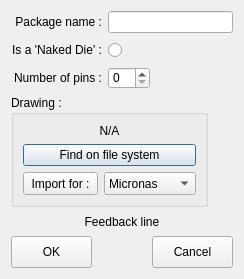
<?xml version="1.0" encoding="UTF-8"?>
<ui version="4.0">
 <class>NewMasksetWizard</class>
 <widget class="QDialog" name="NewMasksetWizard">
  <property name="geometry">
   <rect>
    <x>0</x>
    <y>0</y>
    <width>244</width>
    <height>279</height>
   </rect>
  </property>
  <property name="sizePolicy">
   <sizepolicy hsizetype="Preferred" vsizetype="Fixed">
    <horstretch>0</horstretch>
    <verstretch>0</verstretch>
   </sizepolicy>
  </property>
  <property name="minimumSize">
   <size>
    <width>244</width>
    <height>279</height>
   </size>
  </property>
  <property name="maximumSize">
   <size>
    <width>16777215</width>
    <height>279</height>
   </size>
  </property>
  <property name="windowTitle">
   <string>Dialog</string>
  </property>
  <layout class="QGridLayout" name="gridLayout_2">
   <item row="0" column="0">
    <layout class="QVBoxLayout" name="verticalLayout_2">
     <item>
      <layout class="QHBoxLayout" name="nameLayout">
       <item>
        <widget class="QLabel" name="NewMasksetLabel">
         <property name="minimumSize">
          <size>
           <width>91</width>
           <height>22</height>
          </size>
         </property>
         <property name="maximumSize">
          <size>
           <width>91</width>
           <height>22</height>
          </size>
         </property>
         <property name="text">
          <string>Package name :</string>
         </property>
         <property name="alignment">
          <set>Qt::AlignRight|Qt::AlignTrailing|Qt::AlignVCenter</set>
         </property>
        </widget>
       </item>
       <item>
        <widget class="QLineEdit" name="PackageName">
         <property name="sizePolicy">
          <sizepolicy hsizetype="Preferred" vsizetype="Maximum">
           <horstretch>0</horstretch>
           <verstretch>0</verstretch>
          </sizepolicy>
         </property>
         <property name="minimumSize">
          <size>
           <width>125</width>
           <height>22</height>
          </size>
         </property>
         <property name="maximumSize">
          <size>
           <width>16777215</width>
           <height>22</height>
          </size>
         </property>
         <property name="text">
          <string/>
         </property>
        </widget>
       </item>
      </layout>
     </item>
     <item>
      <layout class="QHBoxLayout" name="typeLayout">
       <item>
        <widget class="QLabel" name="NewMasksetLabel_2">
         <property name="minimumSize">
          <size>
           <width>91</width>
           <height>22</height>
          </size>
         </property>
         <property name="maximumSize">
          <size>
           <width>91</width>
           <height>22</height>
          </size>
         </property>
         <property name="text">
          <string>Is a 'Naked Die' :</string>
         </property>
         <property name="alignment">
          <set>Qt::AlignRight|Qt::AlignTrailing|Qt::AlignVCenter</set>
         </property>
        </widget>
       </item>
       <item>
        <widget class="QRadioButton" name="isNakedDie">
         <property name="minimumSize">
          <size>
           <width>22</width>
           <height>22</height>
          </size>
         </property>
         <property name="maximumSize">
          <size>
           <width>22</width>
           <height>22</height>
          </size>
         </property>
         <property name="text">
          <string/>
         </property>
        </widget>
       </item>
       <item>
        <spacer name="horizontalSpacer_3">
         <property name="orientation">
          <enum>Qt::Horizontal</enum>
         </property>
         <property name="sizeHint" stdset="0">
          <size>
           <width>40</width>
           <height>20</height>
          </size>
         </property>
        </spacer>
       </item>
      </layout>
     </item>
     <item>
      <layout class="QHBoxLayout" name="leadsLayout">
       <item>
        <widget class="QLabel" name="label">
         <property name="sizePolicy">
          <sizepolicy hsizetype="Preferred" vsizetype="Preferred">
           <horstretch>0</horstretch>
           <verstretch>0</verstretch>
          </sizepolicy>
         </property>
         <property name="minimumSize">
          <size>
           <width>91</width>
           <height>22</height>
          </size>
         </property>
         <property name="maximumSize">
          <size>
           <width>91</width>
           <height>22</height>
          </size>
         </property>
         <property name="text">
          <string>Number of pins :</string>
         </property>
         <property name="alignment">
          <set>Qt::AlignRight|Qt::AlignTrailing|Qt::AlignVCenter</set>
         </property>
        </widget>
       </item>
       <item>
        <widget class="QSpinBox" name="leads">
         <property name="minimumSize">
          <size>
           <width>42</width>
           <height>22</height>
          </size>
         </property>
         <property name="maximumSize">
          <size>
           <width>42</width>
           <height>22</height>
          </size>
         </property>
        </widget>
       </item>
       <item>
        <spacer name="horizontalSpacer_2">
         <property name="orientation">
          <enum>Qt::Horizontal</enum>
         </property>
         <property name="sizeHint" stdset="0">
          <size>
           <width>40</width>
           <height>20</height>
          </size>
         </property>
        </spacer>
       </item>
      </layout>
     </item>
     <item>
      <layout class="QHBoxLayout" name="DrawingLayout">
       <item>
        <widget class="QGroupBox" name="DrawingGroup">
         <property name="title">
          <string>Drawing :</string>
         </property>
         <layout class="QGridLayout" name="gridLayout">
          <item row="0" column="0">
           <layout class="QVBoxLayout" name="verticalLayout">
            <item>
             <widget class="QLabel" name="drawingLabel">
              <property name="text">
               <string>N/A</string>
              </property>
              <property name="alignment">
               <set>Qt::AlignCenter</set>
              </property>
             </widget>
            </item>
            <item>
             <widget class="QPushButton" name="findOnFilesystem">
              <property name="text">
               <string>Find on file system</string>
              </property>
             </widget>
            </item>
            <item>
             <layout class="QHBoxLayout" name="importLayout">
              <item>
               <widget class="QPushButton" name="doImport">
                <property name="sizePolicy">
                 <sizepolicy hsizetype="Fixed" vsizetype="Fixed">
                  <horstretch>0</horstretch>
                  <verstretch>0</verstretch>
                 </sizepolicy>
                </property>
                <property name="minimumSize">
                 <size>
                  <width>75</width>
                  <height>23</height>
                 </size>
                </property>
                <property name="maximumSize">
                 <size>
                  <width>75</width>
                  <height>23</height>
                 </size>
                </property>
                <property name="text">
                 <string>Import for :</string>
                </property>
               </widget>
              </item>
              <item>
               <widget class="QComboBox" name="importFor">
                <property name="minimumSize">
                 <size>
                  <width>82</width>
                  <height>23</height>
                 </size>
                </property>
                <property name="maximumSize">
                 <size>
                  <width>16777215</width>
                  <height>23</height>
                 </size>
                </property>
                <item>
                 <property name="text">
                  <string>Micronas</string>
                 </property>
                </item>
                <item>
                 <property name="text">
                  <string>Invensense</string>
                 </property>
                </item>
                <item>
                 <property name="text">
                  <string>Asama</string>
                 </property>
                </item>
                <item>
                 <property name="text">
                  <string>IC-Sense</string>
                 </property>
                </item>
                <item>
                 <property name="text">
                  <string>...</string>
                 </property>
                </item>
               </widget>
              </item>
             </layout>
            </item>
           </layout>
          </item>
         </layout>
        </widget>
       </item>
       <item>
        <spacer name="horizontalSpacer_4">
         <property name="orientation">
          <enum>Qt::Horizontal</enum>
         </property>
         <property name="sizeHint" stdset="0">
          <size>
           <width>1</width>
           <height>20</height>
          </size>
         </property>
        </spacer>
       </item>
      </layout>
     </item>
     <item>
      <widget class="QLabel" name="Feedback">
       <property name="text">
        <string>Feedback line</string>
       </property>
       <property name="alignment">
        <set>Qt::AlignCenter</set>
       </property>
      </widget>
     </item>
     <item>
      <layout class="QHBoxLayout" name="buttonLayout">
       <item>
        <widget class="QPushButton" name="OKButton">
         <property name="minimumSize">
          <size>
           <width>81</width>
           <height>32</height>
          </size>
         </property>
         <property name="maximumSize">
          <size>
           <width>81</width>
           <height>32</height>
          </size>
         </property>
         <property name="text">
          <string>OK</string>
         </property>
        </widget>
       </item>
       <item>
        <spacer name="horizontalSpacer">
         <property name="orientation">
          <enum>Qt::Horizontal</enum>
         </property>
         <property name="sizeHint" stdset="0">
          <size>
           <width>40</width>
           <height>20</height>
          </size>
         </property>
        </spacer>
       </item>
       <item>
        <widget class="QPushButton" name="CancelButton">
         <property name="minimumSize">
          <size>
           <width>81</width>
           <height>32</height>
          </size>
         </property>
         <property name="maximumSize">
          <size>
           <width>81</width>
           <height>32</height>
          </size>
         </property>
         <property name="text">
          <string>Cancel</string>
         </property>
        </widget>
       </item>
      </layout>
     </item>
    </layout>
   </item>
  </layout>
 </widget>
 <tabstops>
  <tabstop>PackageName</tabstop>
  <tabstop>CancelButton</tabstop>
  <tabstop>OKButton</tabstop>
 </tabstops>
 <resources/>
 <connections/>
</ui>
